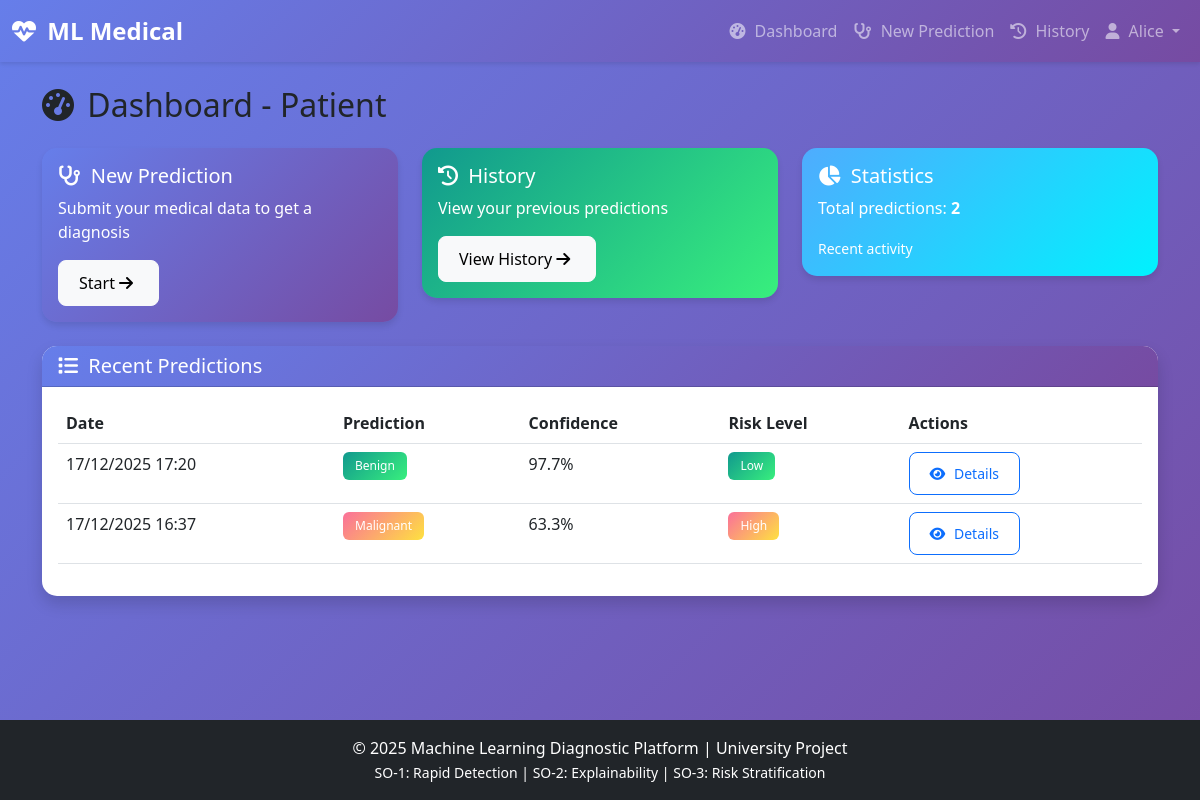
The app's page /dashboard (signed in), older data.
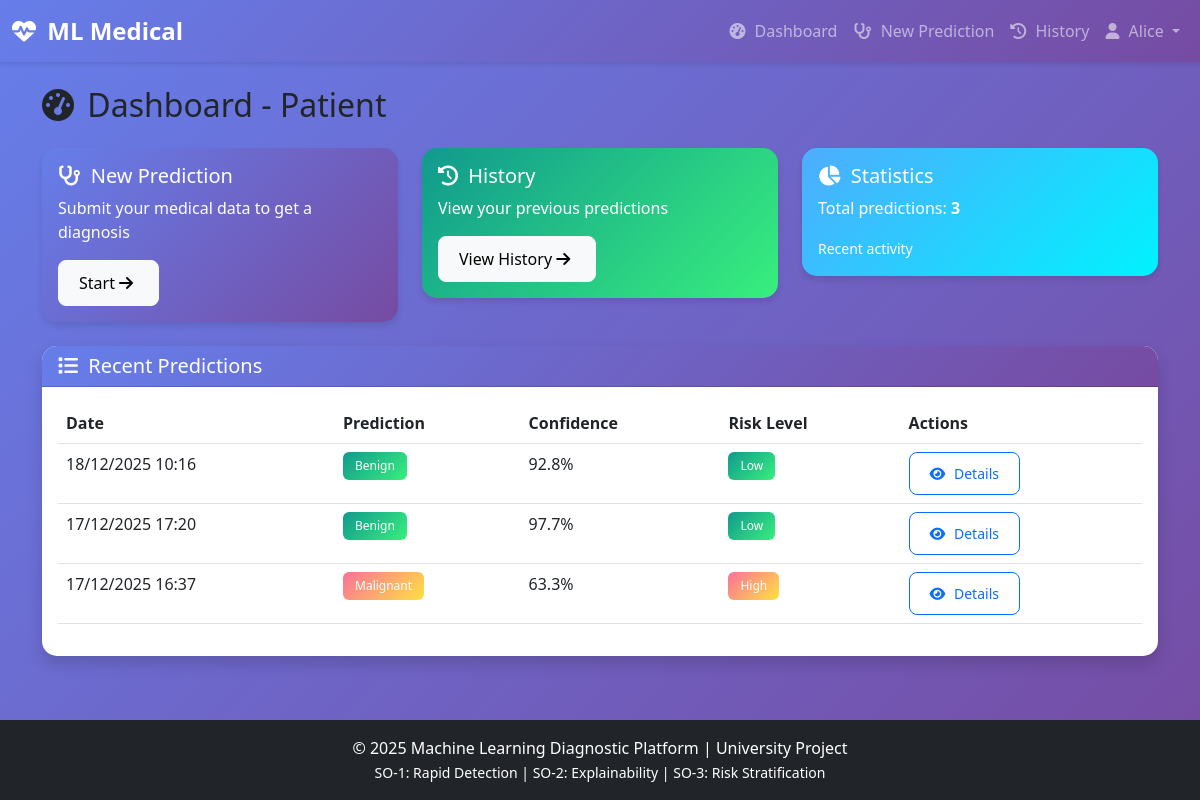
The same page, newer data.
### models.py (models this page shows, shortened)
class User(UserMixin, db.Model):
    __tablename__ = 'users'
    id = db.Column(db.Integer, primary_key=True)
    name = db.Column(db.String(100), nullable=False)
    email = db.Column(db.String(120), unique=True, nullable=False)
    password = db.Column(db.String(200), nullable=False)
    role = db.Column(db.String(20), nullable=False)  # patient, doctor, admin
    created_at = db.Column(db.DateTime, default=datetime.utcnow)
    predictions = db.relationship('Prediction', backref='patient', lazy=True, cascade="all, delete-orphan")

class Prediction(db.Model):
    __tablename__ = 'predictions'
    id = db.Column(db.Integer, primary_key=True)
    patient_id = db.Column(db.Integer, db.ForeignKey('users.id'), nullable=False)
    input_data = db.Column(db.Text, nullable=False)
    prediction = db.Column(db.String(50), nullable=False)  # Malignant or Benign
    probability = db.Column(db.Float, nullable=False)
    risk_level = db.Column(db.String(20))  # Low, Medium, High
    feature_importance = db.Column(db.Text)
    created_at = db.Column(db.DateTime, default=datetime.utcnow)
    def get_risk_color(self):
        if self.risk_level == 'Low':
            return 'success'
        elif self.risk_level == 'Medium':
            return 'warning'
        else:
            return 'danger'
    def get_prediction_color(self):
        if self.prediction == 'Benign':
            return 'success'
        else:
            return 'danger'

### app.py (the view, shortened to what this page needs)
@app.route('/dashboard')
@login_required
def dashboard():
    if current_user.role == 'patient':
        predictions = Prediction.query.filter_by(patient_id=current_user.id).order_by(Prediction.created_at.desc()).limit(5).all()
        return render_template('patient_dashboard.html', predictions=predictions)
    elif current_user.role == 'doctor':
        predictions = Prediction.query.order_by(Prediction.created_at.desc()).limit(20).all()
        return render_template('doctor_dashboard.html', predictions=predictions)

### run.py (called while the page is built)
@login_manager.user_loader
def load_user(user_id):
    return db.session.get(User, int(user_id))

### templates/patient_dashboard.html (shortened to what this page needs)
{% extends "base.html" %}
{% block content %}
<div class="row">
    <div class="col-12">
        <h2 class="mb-4">
            <i class="fas fa-tachometer-alt"></i> Dashboard - Patient
        </h2>
    </div>
</div>
<div class="row mb-4">
    <div class="col-md-4">
        <div class="card text-white bg-primary">
            <div class="card-body">
                <h5 class="card-title"><i class="fas fa-stethoscope"></i> New Prediction</h5>
                <p class="card-text">Submit your medical data to get a diagnosis</p>
                <a href="{{ url_for('patient_predict') }}" class="btn btn-light">
                    Start <i class="fas fa-arrow-right"></i>
                </a>
            </div>
        </div>
    </div>
    <div class="col-md-4">
        <div class="card text-white bg-success">
            <div class="card-body">
                <h5 class="card-title"><i class="fas fa-history"></i> History</h5>
                <p class="card-text">View your previous predictions</p>
                <a href="{{ url_for('patient_history') }}" class="btn btn-light">
                    View History <i class="fas fa-arrow-right"></i>
                </a>
            </div>
        </div>
    </div>
    <div class="col-md-4">
        <div class="card text-white bg-info">
            <div class="card-body">
                <h5 class="card-title"><i class="fas fa-chart-pie"></i> Statistics</h5>
                <p class="card-text">Total predictions: <strong>{{ predictions|length }}</strong></p>
                <small>Recent activity</small>
            </div>
        </div>
    </div>
</div>
<div class="row">
    <div class="col-12">
        <div class="card shadow">
            <div class="card-header bg-primary text-white">
                <h5 class="mb-0"><i class="fas fa-list"></i> Recent Predictions</h5>
            </div>
            <div class="card-body">
                {% if predictions %}
                <div class="table-responsive">
                    <table class="table table-hover">
                        <thead>
                            <tr>
                                <th>Date</th>
                                <th>Prediction</th>
                                <th>Confidence</th>
                                <th>Risk Level</th>
                                <th>Actions</th>
                            </tr>
                        </thead>
                        <tbody>
                            {% for pred in predictions %}
                            <tr>
                                <td>{{ pred.created_at.strftime('%d/%m/%Y %H:%M') }}</td>
                                <td>
                                    <span class="badge bg-{{ pred.get_prediction_color() }}">
                                        {{ pred.prediction }}
                                    </span>
                                </td>
                                <td>{{ (pred.probability * 100)|round(1) }}%</td>
                                <td>
                                    <span class="badge bg-{{ pred.get_risk_color() }}">
                                        {{ pred.risk_level }}
                                    </span>
                                </td>
                                <td>
                                    <a href="{{ url_for('patient_view_result', prediction_id=pred.id) }}"
                                       class="btn btn-sm btn-outline-primary">
                                        <i class="fas fa-eye"></i> Details
                                    </a>
                                </td>
                            </tr>
                            {% endfor %}
                        </tbody>
                    </table>
                </div>
                {% endif %}
            </div>
        </div>
    </div>
</div>
{% endblock %}

### templates/base.html (shortened to what this page needs)
<!DOCTYPE html>
<html lang="en">
<head>
    <link href="https://cdn.jsdelivr.net/npm/bootstrap@5.3.0/dist/css/bootstrap.min.css" rel="stylesheet">
    <link rel="stylesheet" href="https://cdnjs.cloudflare.com/ajax/libs/font-awesome/6.4.0/css/all.min.css">
    <link rel="stylesheet" href="{{ url_for('static', filename='css/style.css') }}">
</head>
<body>
    <nav class="navbar navbar-expand-lg navbar-dark bg-primary">
        <div class="container-fluid">
            <a class="navbar-brand" href="{{ url_for('index') }}">
                <i class="fas fa-heartbeat"></i> ML Medical
            </a>
            <div class="collapse navbar-collapse" id="navbarNav">
                <ul class="navbar-nav ms-auto">
                    {% if current_user.is_authenticated %}
                        <li class="nav-item">
                            <a class="nav-link" href="{{ url_for('dashboard') }}">
                                <i class="fas fa-tachometer-alt"></i> Dashboard
                            </a>
                        </li>
                        {% if current_user.role == 'patient' %}
                            <li class="nav-item">
                                <a class="nav-link" href="{{ url_for('patient_predict') }}">
                                    <i class="fas fa-stethoscope"></i> New Prediction
                                </a>
                            </li>
                            <li class="nav-item">
                                <a class="nav-link" href="{{ url_for('patient_history') }}">
                                    <i class="fas fa-history"></i> History
                                </a>
                            </li>
                        {% endif %}
                        <li class="nav-item dropdown">
                            <a class="nav-link dropdown-toggle" href="#" id="userDropdown" role="button" data-bs-toggle="dropdown">
                                <i class="fas fa-user"></i> {{ current_user.name }}
                            </a>
                        </li>
                    {% endif %}
                </ul>
            </div>
        </div>
    </nav>
    <main class="container mt-4 mb-5">
        {% block content %}{% endblock %}
    </main>
<footer class="bg-dark text-white text-center py-3 mt-auto">
    <div class="container">
        <p class="mb-0">&copy; 2025 Machine Learning Diagnostic Platform | University Project</p>
        <small>SO-1: Rapid Detection | SO-2: Explainability | SO-3: Risk Stratification</small>
    </div>
</footer>
</body>
</html>

### static/css/style.css (style rules this page uses)
body { min-height: 100vh; display: flex; flex-direction: column; font-family: 'Segoe UI', Tahoma, Geneva, Verdana, sans-serif; background: linear-gradient(135deg, #667eea 0%, #764ba2 100%); background-attachment: fixed; }
main { flex: 1; }
.card { border: none; border-radius: 15px; box-shadow: 0 4px 6px rgba(0, 0, 0, 0.1); transition: transform 0.3s ease, box-shadow 0.3s ease; }
.card-header { border-radius: 15px 15px 0 0 !important; font-weight: 600; }
.navbar { box-shadow: 0 2px 4px rgba(0, 0, 0, 0.1); }
.navbar-brand { font-weight: bold; font-size: 1.5rem; }
.btn { border-radius: 8px; padding: 10px 20px; font-weight: 500; transition: all 0.3s ease; }
.table { background: white; }
.table thead { background: linear-gradient(135deg, #667eea 0%, #764ba2 100%); color: white; }
.badge { padding: 8px 12px; font-weight: 500; border-radius: 6px; }
footer { margin-top: auto; }
.card, .alert { animation: fadeIn 0.5s ease; }
.bg-primary { background: linear-gradient(135deg, #667eea 0%, #764ba2 100%) !important; }
.bg-success { background: linear-gradient(135deg, #11998e 0%, #38ef7d 100%) !important; }
.bg-danger { background: linear-gradient(135deg, #fa709a 0%, #fee140 100%) !important; }
.bg-info { background: linear-gradient(135deg, #4facfe 0%, #00f2fe 100%) !important; }
.fas, .far { margin-right: 5px; }
.shadow { box-shadow: 0 0.5rem 1rem rgba(0, 0, 0, 0.15) !important; }

Row changes from the older to the newer data that the page shows:
added Prediction: created_at "18/12/2025 10:16", prediction "Benign", (pred.probability*100)|round(1) "92.8", risk_level "Low"
Text that changed along with them:
{{ predictions|length }}: "2" → "3"
